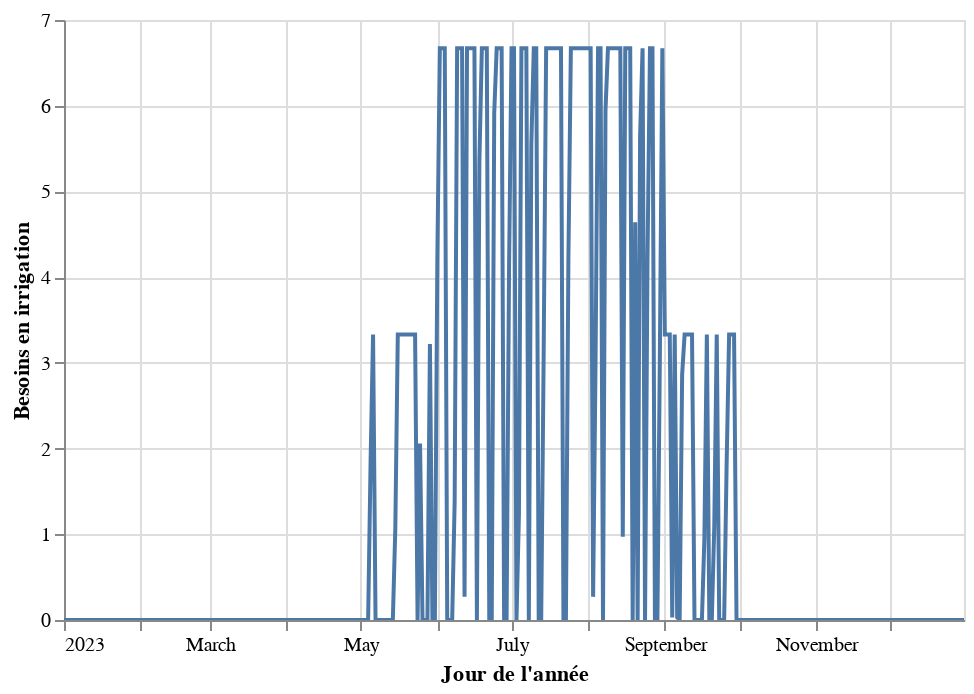

Notebook cell for this chart:
### Markdown cell above
Le potager a donc besoin, en tout, de 82 $m^3$ au cours d'une année. 
Mais une partie de ces besoins est fournie par la pluie, lorsqu'elle tombe.

### Code cell
df = pd.concat([pluviometrie, besoins],axis=1)

df.loc[df['potager']>0, 'potager'] -=  df.loc[df['potager']>0, 'precipitations'] # quand il pleut les besoins sont reduits d'autant

# On cherche les endroits où il a plu davantage que les besoins.
negative_needs = df.loc[df['potager']<0, "potager"]

while(negative_needs.count()>0):
    # D'abord il n'y a plus de besoin pour le jour en question
    df.loc[df.index.isin(negative_needs.index), "potager"] = 0
    # l'excedent de pluie fournit les besoins du lendemain
    negative_needs.index = negative_needs.index + pd.Timedelta('1 day')
    df.loc[df.index.isin(negative_needs.index), "potager"] += negative_needs
    # On recalcule le nombre de jours où il a trop plu
    negative_needs = df.loc[df['potager']<0, "potager"]

alt.Chart(df.reset_index()).mark_line().encode(
    x = alt.X('index:T', title="Jour de l'année"),
    y = alt.Y('potager', title="Besoins en irrigation")
).properties(width=450).interactive()
# NB attention au potentiel dernier jour

### Figure 1 — Vega-Lite specification as saved in the notebook (floating-point values rounded to 4 significant figures; data arrays with more than 128 entries replaced by an {"elided": "..."} marker saying what was removed)
{"config": {"view": {"continuousWidth": 400, "continuousHeight": 300}}, "data": {"name": "data-610a3d5d21b95199c14b1af460f358a1"}, "mark": "line", "encoding": {"x": {"field": "index", "title": "Jour de l'année", "type": "temporal"}, "y": {"field": "potager", "title": "Besoins en irrigation", "type": "quantitative"}}, "selection": {"selector112": {"type": "interval", "bind": "scales", "encodings": ["x", "y"]}}, "width": 450, "$schema": "https://vega.github.io/schema/vega-lite/v4.17.0.json", "datasets": {"data-610a3d5d21b95199c14b1af460f358a1": {"elided": "365 records"}}}
